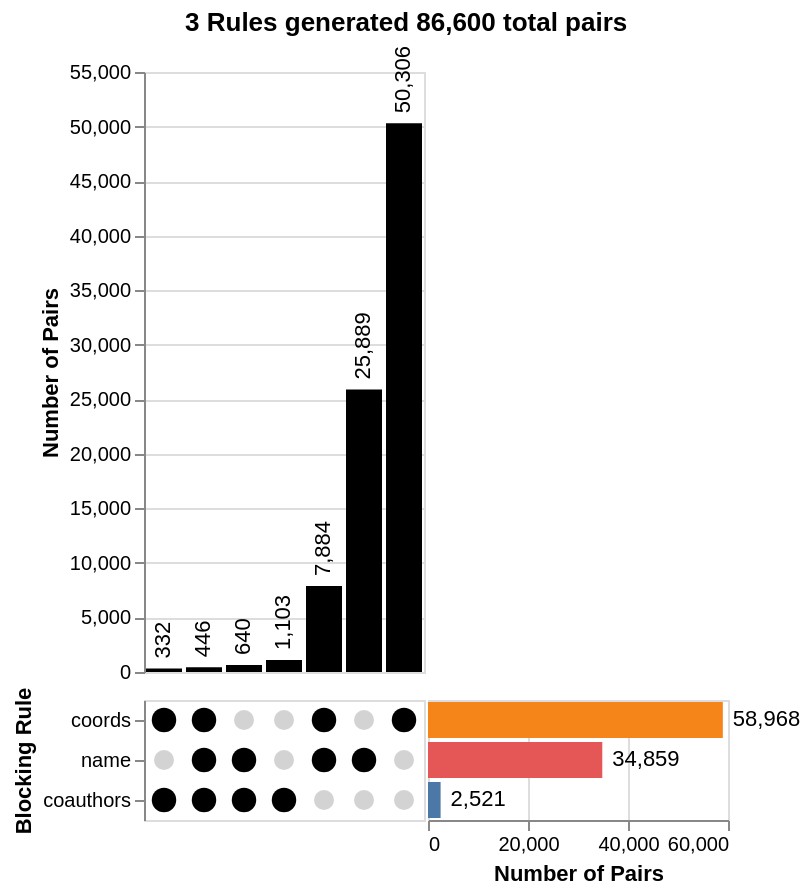

Notebook cell for this chart:
### Markdown cell above
We can inspect which blocking rules are most to blame for the generated pairs. 
If some rules generate a huge amount of comparisons, it might be worth
trying to make them more restrictive so we get better performance.
Or, if some blocking rules aren't generating any comparisons,
that might be an indication that we have a bug in there somewhere.

### Code cell
or_linker.upset_chart(featured, featured.view())

### Figure 1 — Vega-Lite specification as saved in the notebook (floating-point values rounded to 4 significant figures)
{"config": {"view": {"continuousWidth": 300, "continuousHeight": 300}}, "vconcat": [{"layer": [{"mark": {"type": "bar", "color": "black"}, "encoding": {"x": {"axis": null, "field": "intersection_id", "sort": {"field": "intersection_size"}, "type": "ordinal"}, "y": {"field": "intersection_size", "title": "Number of Pairs", "type": "quantitative"}}, "transform": [{"filter": "(datum.set === 'coords')"}]}, {"mark": {"type": "text", "align": "left", "angle": 270, "dx": 5}, "encoding": {"text": {"field": "intersection_size", "format": ",", "type": "quantitative"}, "x": {"axis": null, "field": "intersection_id", "sort": {"field": "intersection_size"}, "type": "ordinal"}, "y": {"field": "intersection_size", "title": "Number of Pairs", "type": "quantitative"}}, "transform": [{"filter": "(datum.set === 'coords')"}]}]}, {"hconcat": [{"layer": [{"mark": {"type": "circle", "color": "lightgray", "opacity": 1, "size": 100}, "encoding": {"tooltip": [{"field": "set", "type": "nominal"}], "x": {"axis": null, "field": "intersection_id", "sort": {"field": "intersection_size"}, "type": "ordinal"}, "y": {"axis": {"labelLimit": 500, "title": "Blocking Rule"}, "field": "set", "sort": ["coords", "name", "coauthors"], "type": "ordinal"}}}, {"mark": {"type": "circle", "color": "black", "opacity": 1, "size": 150}, "encoding": {"tooltip": [{"field": "set", "type": "nominal"}], "x": {"axis": null, "field": "intersection_id", "sort": {"field": "intersection_size"}, "type": "ordinal"}, "y": {"axis": {"labelLimit": 500, "title": "Blocking Rule"}, "field": "set", "sort": ["coords", "name", "coauthors"], "type": "ordinal"}}, "transform": [{"filter": "datum.is_intersect"}]}]}, {"layer": [{"mark": {"type": "bar"}, "encoding": {"color": {"field": "set", "legend": null, "type": "nominal"}, "tooltip": [{"field": "set", "type": "nominal"}], "x": {"aggregate": "sum", "field": "intersection_size", "title": "Number of Pairs", "type": "quantitative"}, "y": {"axis": null, "field": "set", "sort": ["coords", "name", "coauthors"], "type": "ordinal"}}, "transform": [{"filter": "datum.is_intersect"}]}, {"mark": {"type": "text", "align": "left", "dx": 5}, "encoding": {"text": {"aggregate": "sum", "field": "intersection_size", "format": ",", "type": "quantitative"}, "tooltip": [{"field": "set", "type": "nominal"}], "x": {"aggregate": "sum", "field": "intersection_size", "title": "Number of Pairs", "type": "quantitative"}, "y": {"axis": null, "field": "set", "sort": ["coords", "name", "coauthors"], "type": "ordinal"}}, "transform": [{"filter": "datum.is_intersect"}]}], "width": 150}], "spacing": 0}], "data": {"name": "data-13cec0295dbb8fd5fab9ddec7d297afa"}, "spacing": 0, "title": {"text": "3 Rules generated 86,600 total pairs", "anchor": "middle"}, "$schema": "https://vega.github.io/schema/vega-lite/v6.1.0.json", "datasets": {"data-13cec0295dbb8fd5fab9ddec7d297afa": [{"intersection_id": 0, "intersection_size": 332, "intersection_degree": 2, "set": "name", "is_intersect": false, "set_order": 0}, {"intersection_id": 1, "intersection_size": 640, "intersection_degree": 2, "set": "name", "is_intersect": true, "set_order": 0}, {"intersection_id": 2, "intersection_size": 50306, "intersection_degree": 1, "set": "name", "is_intersect": false, "set_order": 0}, {"intersection_id": 3, "intersection_size": 7884, "intersection_degree": 2, "set": "name", "is_intersect": true, "set_order": 0}, {"intersection_id": 4, "intersection_size": 446, "intersection_degree": 3, "set": "name", "is_intersect": true, "set_order": 0}, {"intersection_id": 5, "intersection_size": 25889, "intersection_degree": 1, "set": "name", "is_intersect": true, "set_order": 0}, {"intersection_id": 6, "intersection_size": 1103, "intersection_degree": 1, "set": "name", "is_intersect": false, "set_order": 0}, {"intersection_id": 0, "intersection_size": 332, "intersection_degree": 2, "set": "coauthors", "is_intersect": true, "set_order": 1}, {"intersection_id": 1, "intersection_size": 640, "intersection_degree": 2, "set": "coauthors", "is_intersect": true, "set_order": 1}, {"intersection_id": 2, "intersection_size": 50306, "intersection_degree": 1, "set": "coauthors", "is_intersect": false, "set_order": 1}, {"intersection_id": 3, "intersection_size": 7884, "intersection_degree": 2, "set": "coauthors", "is_intersect": false, "set_order": 1}, {"intersection_id": 4, "intersection_size": 446, "intersection_degree": 3, "set": "coauthors", "is_intersect": true, "set_order": 1}, {"intersection_id": 5, "intersection_size": 25889, "intersection_degree": 1, "set": "coauthors", "is_intersect": false, "set_order": 1}, {"intersection_id": 6, "intersection_size": 1103, "intersection_degree": 1, "set": "coauthors", "is_intersect": true, "set_order": 1}, {"intersection_id": 0, "intersection_size": 332, "intersection_degree": 2, "set": "coords", "is_intersect": true, "set_order": 2}, {"intersection_id": 1, "intersection_size": 640, "intersection_degree": 2, "set": "coords", "is_intersect": false, "set_order": 2}, {"intersection_id": 2, "intersection_size": 50306, "intersection_degree": 1, "set": "coords", "is_intersect": true, "set_order": 2}, {"intersection_id": 3, "intersection_size": 7884, "intersection_degree": 2, "set": "coords", "is_intersect": true, "set_order": 2}, {"intersection_id": 4, "intersection_size": 446, "intersection_degree": 3, "set": "coords", "is_intersect": true, "set_order": 2}, {"intersection_id": 5, "intersection_size": 25889, "intersection_degree": 1, "set": "coords", "is_intersect": false, "set_order": 2}, {"intersection_id": 6, "intersection_size": 1103, "intersection_degree": 1, "set": "coords", "is_intersect": false, "set_order": 2}]}}
